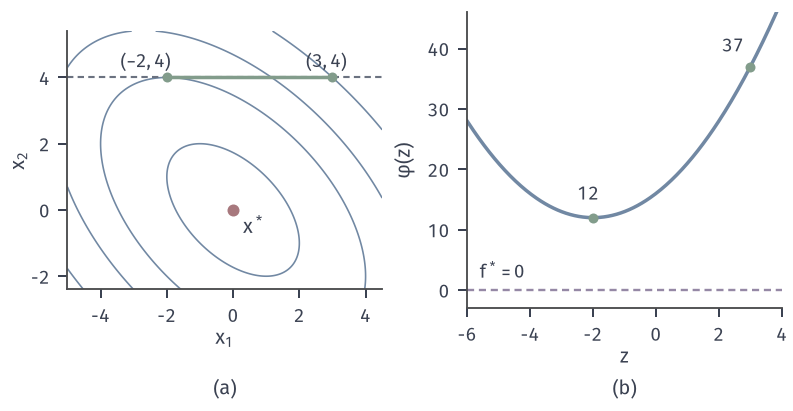

Reproduce this figure in Python.
from pathlib import Path
import sys
sys.path.insert(0, str(Path(__file__).resolve().parents[1]))
from block_common import *
HERE = Path(__file__).resolve().parent
# Fix x2=4 in f=x1^2+x1x2+x2^2: conditional min at x1=-2 with value 12; global min 0.
fig, (a, b) = figure(width_mm=112, height_mm=58, ncols=2)
panel(fig, .085, .985, .97, .25, wspace=.27)
contour_c(a, (-5, 4.5), (-2.4, 5.4), [3, 12, 22, 37])
a.plot([-5, 4.5], [4, 4], color=MUTED, lw=.85, ls=(0, (3, 2)))
a.plot([3, -2], [4, 4], color=GREEN, lw=1.4, zorder=4); a.plot([3, -2], [4, 4], 'o', color=GREEN, ms=4, mew=0, zorder=5); opt(a)
a.text(2.2, 4.3, '$(3,4)$', fontsize=7.5, color=INK); a.text(-3.4, 4.3, '$(-2,4)$', fontsize=7.5, color=INK); a.text(.3, -.7, '$x^*$', fontsize=8, color=INK)
a.set_xlabel('$x_1$', labelpad=1); a.set_ylabel('$x_2$', labelpad=1); a.set_aspect('equal'); a.set_xlim(-5, 4.5); a.set_ylim(-2.4, 5.4)
z = np.linspace(-6, 4, 300); phi = z**2 + 4*z + 16
b.plot(z, phi, color=BLUE, lw=1.4); b.plot([3, -2], [37, 12], 'o', color=GREEN, ms=4, mew=0, zorder=5)
b.axhline(0, color=PURPLE, lw=.95, ls=(0, (3, 2)))
b.text(2.1, 39.5, '37', fontsize=7.5, color=INK); b.text(-2.5, 15, '12', fontsize=7.5, color=INK); b.text(-5.6, 2, '$f^*=0$', fontsize=7.5, color=INK)
b.set_xlabel('$z$', labelpad=1); b.set_ylabel(r'$\varphi(z)$', labelpad=5); b.set_xlim(-6, 4); b.set_ylim(-3, 46)
tag(fig, a, '(a)'); tag(fig, b, '(b)')
save(fig, HERE, 'figure', {'formula': 'phi(z)=z^2+4z+16'})
